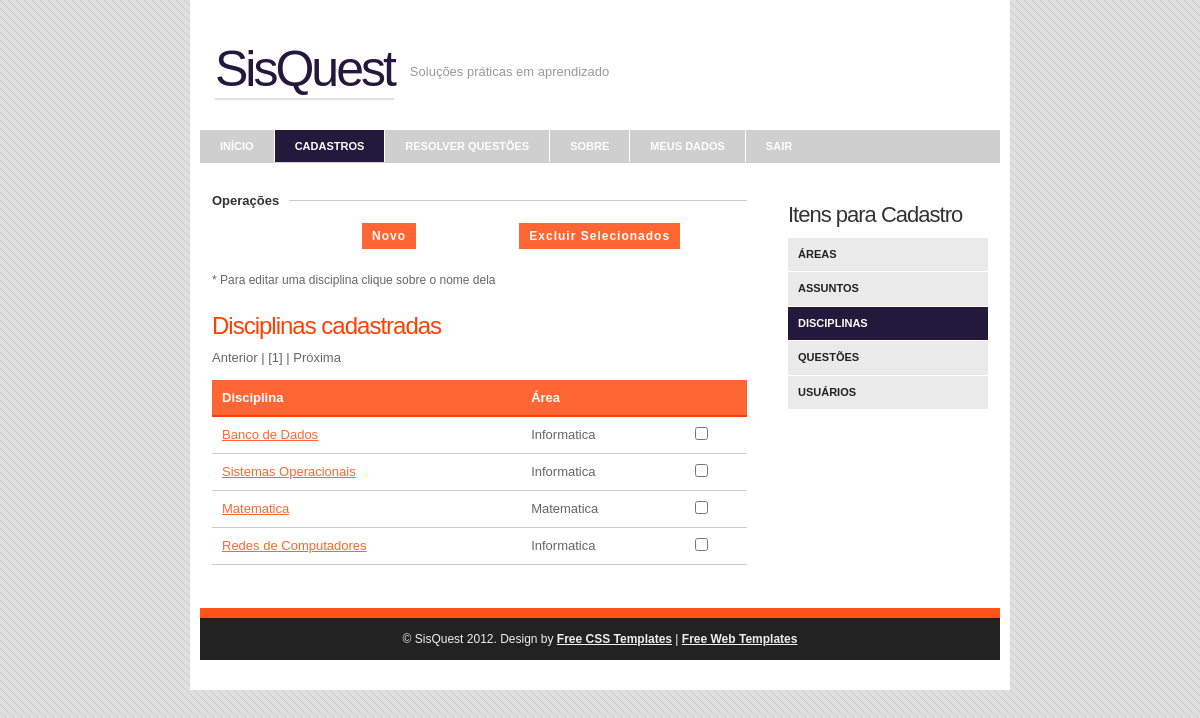
The app's page /SisQuest/adm/disciplina/filtro.php (signed in) with its own data.
### tables this page shows
CREATE TABLE IF NOT EXISTS `tb_disciplina` (
  `Id_Disciplina` int(10) unsigned NOT NULL AUTO_INCREMENT,
  `Cadastrante` varchar(20) DEFAULT NULL,
  `Id_Area` int(10) unsigned NOT NULL,
  `Nome_Disciplina` varchar(100) NOT NULL,
  PRIMARY KEY (`Id_Disciplina`),
  KEY `Id_Area` (`Id_Area`),
  KEY `Cadastrante` (`Cadastrante`)
);

CREATE TABLE IF NOT EXISTS `tb_area` (
  `Id_Area` int(10) unsigned NOT NULL AUTO_INCREMENT,
  `Cadastrante` varchar(20) DEFAULT NULL,
  `Nome_Area` varchar(100) NOT NULL,
  PRIMARY KEY (`Id_Area`),
  KEY `Cadastrante` (`Cadastrante`)
);

### SisQuest/dao/seguranca.php (called while the page is built, shortened)
<?php
	$_SG['conectaServidor'] = true;
    $_SG['abreSessao'] = true;
    $_SG['caseSensitive'] = false;
    $_SG['validaSempre'] = true;
    $_SG['servidor'] = 'localhost:3306';
    $_SG['usuario'] = 'root';
    $_SG['senha'] = '';
    $_SG['banco'] = 'db_leandro_kevin';
    $_SG['paginaLogin'] = "../index.php";
    $_SG['tabela'] = 'tb_usuario';
?>

### SisQuest/dao/disciplinaDao.php (called while the page is built, shortened)
<?php
function disciplinaConsultaFiltro($liminf,$limsup,$link){
	$resultado = mysql_query("SELECT d.id_disciplina as iddisc, d.nome_disciplina as ndisc, a.nome_area as narea FROM tb_disciplina d, tb_area a WHERE d.id_area = a.id_area LIMIT $liminf,$limsup",$link);
	return $resultado;
}
?>

### SisQuest/adm/disciplina/filtro.php (the view, shortened to what this page needs)
<?php
$num_por_pagina = 10;
if (!isset($pagina)) {
	$pagina=1;
}
$primeiro_registro = ($pagina*$num_por_pagina) - $num_por_pagina;
$resultado = disciplinaConsultaFiltro($primeiro_registro,$num_por_pagina,$_SG['link']);
?>
<!DOCTYPE html PUBLIC "-//W3C//DTD XHTML 1.0 Strict//EN" "http://www.w3.org/TR/xhtml1/DTD/xhtml1-strict.dtd">
<html xmlns="http://www.w3.org/1999/xhtml">
<head>
<link rel="stylesheet" href="../../styles.css" type="text/css" />
</head>
<body>
<div id="container">
	<div id="header">
    	<h1><a href="/">SisQuest</a></h1>
        <h2>Soluções práticas em aprendizado</h2>
    </div>
    <div id="nav">
    	<ul>
        	<li class="start"><a href="../principal.php">INÍCIO</a></li>
            <li class="selected"><a href="../cadastros.php">CADASTROS</a></li>
            <li><a href="../resolver_questoes.php">RESOLVER QUESTÕES</a></li>
            <li><a href="../sobreAdm.php">SOBRE</a></li>
            <li><a href="../meus_dados.php">MEUS DADOS</a></li>
        <li class="end"><a href="../../dao/logout.php?opt=logout">SAIR</a></li>
        </ul>
    </div>
    <div id="body">
		<div id="content">
			<fieldset>
        	<legend>Operações</legend>
        	<form action="../../servico/disciplinaDelete.php" method="post" onsubmit="return (existemItensParaExcluir())">
			<p>
				<input class="formbutton" style="margin-left: 150px;" onclick="location.href='cadastro.php' " type='button' value="Novo"/>
				<input class="formbutton" style="margin-left: 100px;" type="submit" name="exlcuir" value="Excluir Selecionados" onClick="return confirm('Deseja mesmo excluir esse(s) item(ns)?')"/>
             </p>
             <p>* Para editar uma disciplina clique sobre o nome dela</p>
<h3>Disciplinas cadastradas</h3>
			<?php
               	include '../../paginacao.php';
               	echo "<br/><br/>";
             ?>
            <table cellspacing="0">
                <tr>
                    <th>Disciplina</th>
                    <th>Área</th>
                    <th></th>
                </tr>
                <?php while ($linhas= mysql_fetch_array($resultado)){?>
                	<tr>
                		<td><a href="editar.php?id=<?php echo $linhas['iddisc'];?>"><?php echo $linhas['ndisc'];?></a></td>
                		<td><?php echo $linhas['narea'];?></td>
                		<td><?php echo "<input name=\"excluir[]\" type=\"checkbox\" id=\"".$linhas['iddisc']."\" value=\"".$linhas['iddisc']."\">"; ?></td>
                	</tr>
               <?php } ?>
            </table>
            </form>
            </fieldset>
            <p>&nbsp;</p>
        </div>
        <div class="sidebar">
            <ul>
               <li>
                    <h3>Itens para Cadastro</h3>
                    <ul class="blocklist">
                        <li><a href="../area/filtro.php">ÁREAS</a></li>
                        <li><a   href="../assunto/filtro.php">ASSUNTOS</a></li>
                        <li><a style="background-color:#23193D;color:#FFFFFF" href="filtro.php">DISCIPLINAS</a></li>
                        <li><a href="../questoes/filtro.php">QUESTÕES</a></li>
                        <li><a href="../usuarios/filtro.php">USUÁRIOS</a></li>
                    </ul>
                </li>
          </ul>
        </div>
    </div>
    <div id="footer">
        <div class="footer-bottom">
            <p>&copy; SisQuest 2012. Design by <a href="http://www.spyka.net">Free CSS Templates</a> | <a href="http://www.justfreetemplates.com">Free Web Templates</a></p>
         </div>
    </div>
</div>
</body>
</html>

### SisQuest/styles.css (style rules this page uses)
body { background: #ddd url('images/body.png') repeat scroll top left; margin:0; padding:0; font-family: Verdana, Geneva, sans-serif; font-size: 13px; color: #666; }
* { margin:0; padding:0; }
table { width: 100%; text-align: left; }
th, td { padding: 10px 10px; }
th { color: #fff; background: #FF6633 none repeat-x scroll left top; border-bottom: 2px solid #FF4000; }
td { border-bottom: 1px solid #ccc; }
p { line-height: 1.9em; margin-bottom: 20px; font-size: 12px; }
a { color: #FF6633; }
fieldset { display: block; border: none; border-top: 1px solid #ccc; }
fieldset legend { font-weight: bold; font-size: 13px; padding-right: 10px; color: #333; }
fieldset form { padding-top: 15px; }
form input, form select, form textarea { padding: 5px; color: #333333; border: 1px solid #ddd; border-right:1px solid #ccc; border-bottom:1px solid #ccc; background-color:#fff; font-family: Arial, Helvetica, sans-serif; font-size: 13px; }
form input.formbutton { border: none; background: #FF6633 none repeat-x scroll left top; color: #ffffff; font-weight: bold; padding: 6px 10px; font-size: 12px; font-family: Tahoma, Geneva, sans-serif; letter-spacing: 1px; width: auto; overflow: visible; }
h1 { color: #000; font-size: 35px; font-family: Arial, Helvetica, sans-serif; }
h2 { color: #000; font-family: Arial, Helvetica, sans-serif; font-size: 27px; letter-spacing: 0px; font-weight: normal; padding: 0 0 5px; margin: 0; }
h3 { color: #FF4000; font-size: 24px; font-weight: normal; margin-bottom: 10px; letter-spacing: -1px; font-family: Arial, Helvetica, sans-serif; }
ul, ol { margin: 0 0 35px 35px; }
li { padding-bottom: 5px; }
li ol, li ul { font-size: 1.0em; margin-bottom: 0; padding-top: 5px; }
#container { width: 800px; margin: 0 auto; padding: 10px 10px 30px; background-color: #fff; }
#header { padding: 30px 15px; margin: 0 auto; }
#header h1 a { color: #23193D; font-size: 50px; font-weight: normal; text-decoration: none; letter-spacing: -3px; float: left; border-bottom: 2px solid #E2E1E0; }
#header h2 { color: #999; float: left; font-size: 13px; margin-left: 12px; margin-top: 24px; padding-left: 4px; letter-spacing: 0; }
#nav { height: 33px; width: 800px; background-color: #cfcfcf; }
#nav ul { list-style: none; padding: 0; margin: 0; height: 45px; }
#nav ul li { float: left; display: block; padding: 0; }
#nav ul li a:hover, #nav ul li.selected { background-color:#23193D; }
#nav ul li a { color: #fff; display: block; border-right: 1px solid #fff; font-size: 11px; font-weight: bold; text-transform: uppercase; padding: 10px 20px; text-decoration: none; }
#nav ul li.start a { border-left: none; }
#nav ul li.end a { border-right: none; }
#body { background: none; margin:0 auto; padding: 30px 12px 0; width: 776px; }
#content { float: left; width: 535px; }
.sidebar { width: 200px; padding: 10px 0 0; float: right; }
.sidebar h3 { color: #333; font-size: 22px; }
.sidebar ul { margin: 0; padding: 0; list-style: none; }
.sidebar ul li { margin-bottom: 20px; line-height: 1.9em; }
.sidebar li ul li { display: block; font-family: Arial, Helvetica, sans-serif; border-top: none; padding: 6px 2px; margin: 0; line-height: 1.5em; font-size: 13px; border: none; }
.sidebar li ul li a { font-weight: normal; color: #222; }
.sidebar li ul.blocklist li { padding: 0; display: inline; }
.sidebar li ul.blocklist li a { background-color: #EAEAEA; display: block; font-family: Arial,Helvetica,sans-serif; font-size: 11px; font-weight: bold; margin-bottom: 1px; padding: 7px 10px; text-decoration: none; text-transform: uppercase; }
#footer { margin:0 auto 0; border-top: 10px solid #FF531A; width: 800px; }
#footer p { text-align: left; color: #ccc; font-size: 12px; font-family: Arial, Helvetica, sans-serif; margin: 0; padding: 0; }
#footer p a { color: #ccc; font-weight: bold; }
#footer .footer-bottom { padding: 10px; text-align: center; background-color: #222; }
#footer .footer-bottom p { text-align: center; }
#footer .footer-bottom p, #footer .footer-bottom p a { color: #eee; }
.selected { color: #FFF; background-color: #23193D; }

### records on screen
tb_disciplina: Nome_Disciplina "Banco de Dados", Id_Area.Nome_Area "Informatica"
tb_disciplina: Nome_Disciplina "Sistemas Operacionais", Id_Area.Nome_Area "Informatica"
tb_disciplina: Nome_Disciplina "Matematica", Id_Area.Nome_Area "Matematica"
tb_disciplina: Nome_Disciplina "Redes de Computadores", Id_Area.Nome_Area "Informatica"

### other values on screen
$prev_link "Anterior"
$next_link "Próxima"
